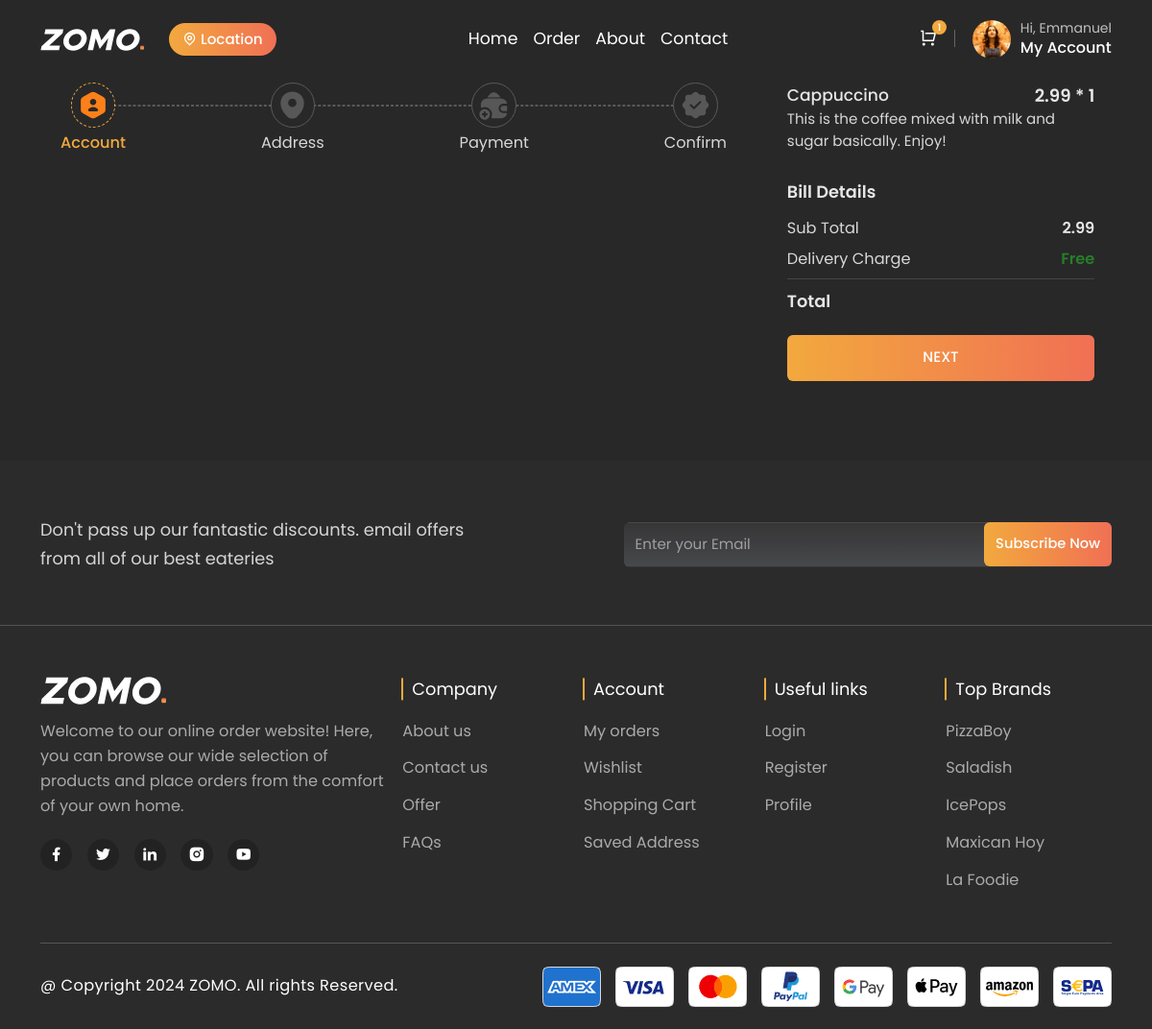
The page /checkout/ (signed in) on the database as committed earlier.
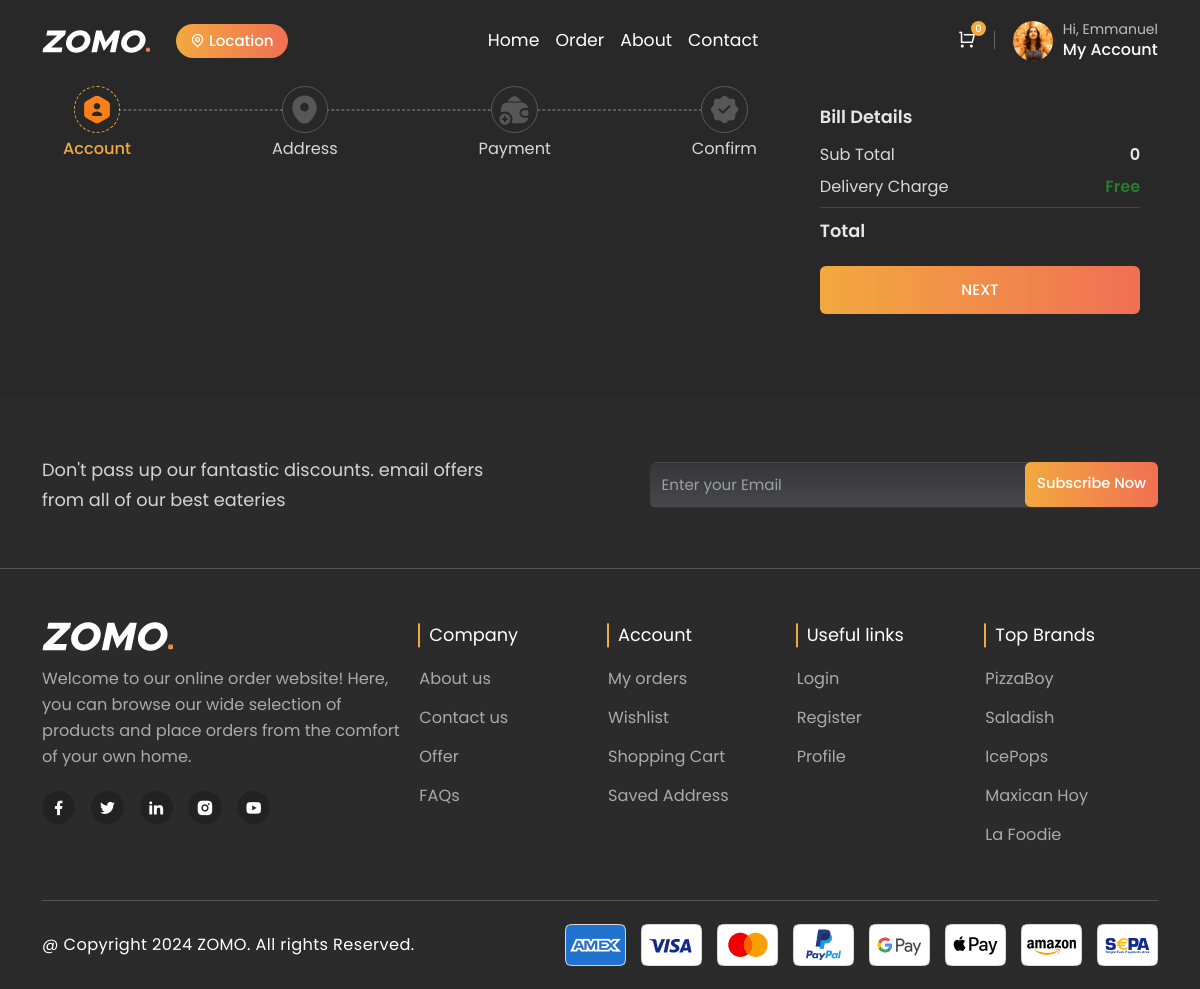
The same page on the database as committed later.
### customer/models.py (models this page shows, shortened)
class Cart(models.Model):
    user = models.OneToOneField(settings.AUTH_USER_MODEL, on_delete=models.CASCADE, null=True, blank=True)
    created_at = models.DateTimeField(auto_now_add=True)
    updated_at = models.DateTimeField(auto_now=True)  # Automatically updates to current time when object is saved
    STATUS_CHOICES = (
        ('active', 'Active'),
        ('completed', 'Completed'),
        ('cancelled', 'Cancelled'),
    )
    status = models.CharField(max_length=10, choices=STATUS_CHOICES, default='active')
    def total_price(self):
        return sum(item.total_price() for item in self.cart_items.all())

class CartItem(models.Model):
    cart = models.ForeignKey(Cart, related_name='cart_items', on_delete=models.CASCADE, null=True, blank=True)
    menu_item = models.ForeignKey(MenuItem, on_delete=models.CASCADE, null=True, blank=True)
    quantity = models.PositiveIntegerField(default=0)
    price = models.DecimalField(max_digits=10, decimal_places=2, default=0)  # Assuming price is a decimal
    def total_price(self):
        return self.quantity * self.price  # Use the stored price instead of the menu item's current price

### restaurant/models.py (models this page shows, shortened)
class MenuItem(models.Model):
    restaurant = models.ForeignKey(Restaurant, on_delete=models.CASCADE, related_name='menu_items', null=True, blank=True)
    menu = models.ForeignKey(Menu, on_delete=models.CASCADE, related_name='menu_items', null=True, blank=True)
    name = models.CharField(max_length=100)
    description = models.TextField()
    price = models.DecimalField(max_digits=6, decimal_places=2)
    image = models.ImageField(upload_to='menu_items/')
    is_available = models.BooleanField(default=True)
    category = models.ForeignKey('Category', on_delete=models.SET_NULL, null=True, related_name='menu_items')
    menu_item_id = models.AutoField(primary_key=True)
    preparation_time = models.IntegerField(default=30)

### customer/views.py (the view)
# urls.py: path('checkout/', views.checkout, name='checkout'),
@login_required
def checkout(request):
    cart_context = cart_content(request)  # Get cart context
    context = {
        **cart_context,  # Merge cart context with the current context
    }
    return render(request, 'customer/checkout.html', context=context)

### customer/views.py (called while the page is built)
def cart_content(request):
    context = {}
    if request.user.is_authenticated:
        cart, created = Cart.objects.get_or_create(user=request.user)
        cart_items = cart.cart_items.all()
        total_price = cart.total_price()
        context = {'cart_items': cart_items, 'total_price': total_price}
    return context

### customer/templates/customer/checkout.html (shortened to what the changed rows need)
    {% extends 'customer/base.html' %}
    {% load static %}
    {% block content %}
      <br>
      <br>
    <section class="account-section section-b-space pt-0">
        <div class="container">
            <div class="layout-sec">
                <div class="row g-lg-4 g-4">
                    <div class="col-lg-4">
                        <div class="order-summery-section sticky-top">
                            <div class="checkout-detail">
                                {% for item in cart_items %}
                                <div class="horizontal-product-box">
                                    <div class="product-content">
                                        <div class="d-flex align-items-center justify-content-between">
                                            <h5>{{item.menu_item.name}}</h5>
                                            <h6 class="product-price">{{item.price}} * {{item.quantity}}</h6>
                                        </div>
                                        {% if item.menu_item.description %}
                                        <h6 class="ingredients-text">{{item.menu_item.description}}</h6>
                                        {% endif %}
                                    </div>
                                </div>
                                {% endfor %}
                                <div class="sub-total">
                                    <h6 class="content-color fw-normal">Sub Total</h6>
                                    <h6 class="fw-semibold">{{total_price}}</h6>
                                </div>
                            </div>
                            </div>
                        </div>
                    </div>
                </div>
            </div>
    </section>
    {% endblock %}

### customer/templates/customer/base.html (shortened to what the changed rows need)
{% load static %}
<!DOCTYPE html>
<html lang="en">
    <head>
        <link rel="stylesheet" type="text/css" id="rtl-link" href="{% static 'customer/assets/css/vendors/bootstrap.css' %}">
        <link rel="stylesheet" type="text/css" href="{% static 'customer/assets/css/vendors/swiper-bundle.min.css' %}">
        <link rel="stylesheet" type="text/css" href="{% static 'customer/assets/css/fancybox.css' %}">
        <link rel="stylesheet" type="text/css" href="{% static 'customer/assets/css/vendors/remixicon.css' %}">
        <link rel="stylesheet" id="change-link" type="text/css" href="{% static 'customer/assets/css/style.css' %}">
    </head>
    <body class="position-relative white-bg dark">
    <header>
        <div class="container">
            <nav class="navbar navbar-expand-lg p-0">
                <div class="nav-option order-md-2">
                    <div class="dropdown-button">
                        <div class="cart-button">
                            <span>{{cart_items.count}}</span>
                            <i class="ri-shopping-cart-line text-white cart-bag"></i>
                        </div>
                    </div>
                </div>
            </nav>
        </div>
    </header>
        {% block content %}
        {% endblock %}
</body>
</html>

Rows that differ between the two databases and show on the page:
removed CartItem: menu_item.name "Cappuccino", price "2.99", quantity "1", menu_item.description "This is the coffee mixed with milk and sugar basically. Enjoy!"
computed for Cart: count "1" → "0"
Other text that changed with them:
{{ total_price }}: "2.99" → "0"
